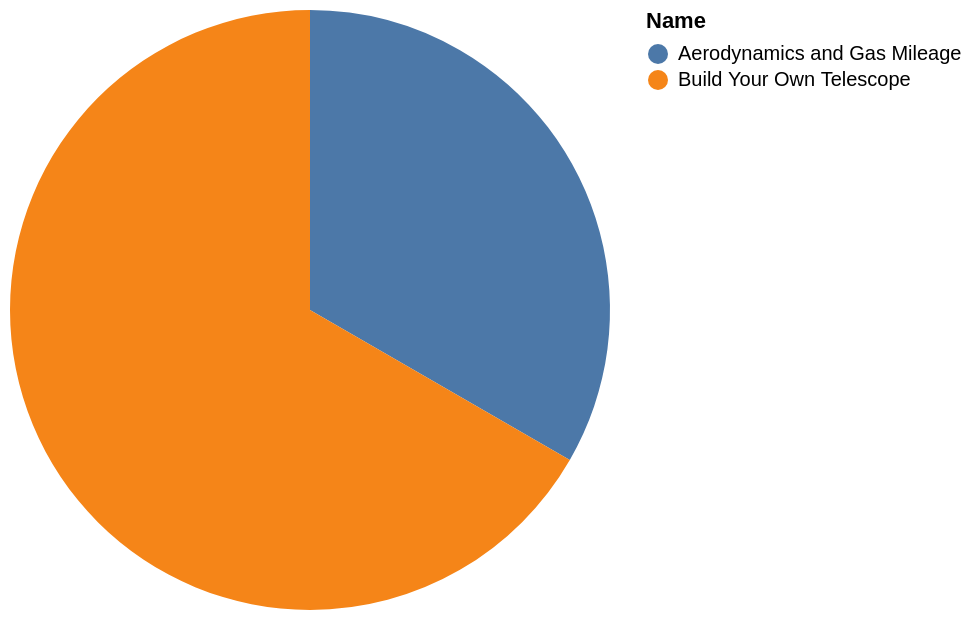

Source (Vega-Lite JSON):
### Vega-Lite specification from a JSON file in a GitHub repository (floating-point values rounded to 4 significant figures)
{"data": {"values": [{"x_data": "Aerodynamics and Gas Mileage", "y_data": 1}, {"x_data": "Build Your Own Telescope", "y_data": 2}]}, "mark": "arc", "encoding": {"theta": {"field": "y_data", "type": "quantitative", "title": "COUNT(Name)"}, "color": {"field": "x_data", "type": "nominal", "title": "Name"}}}
